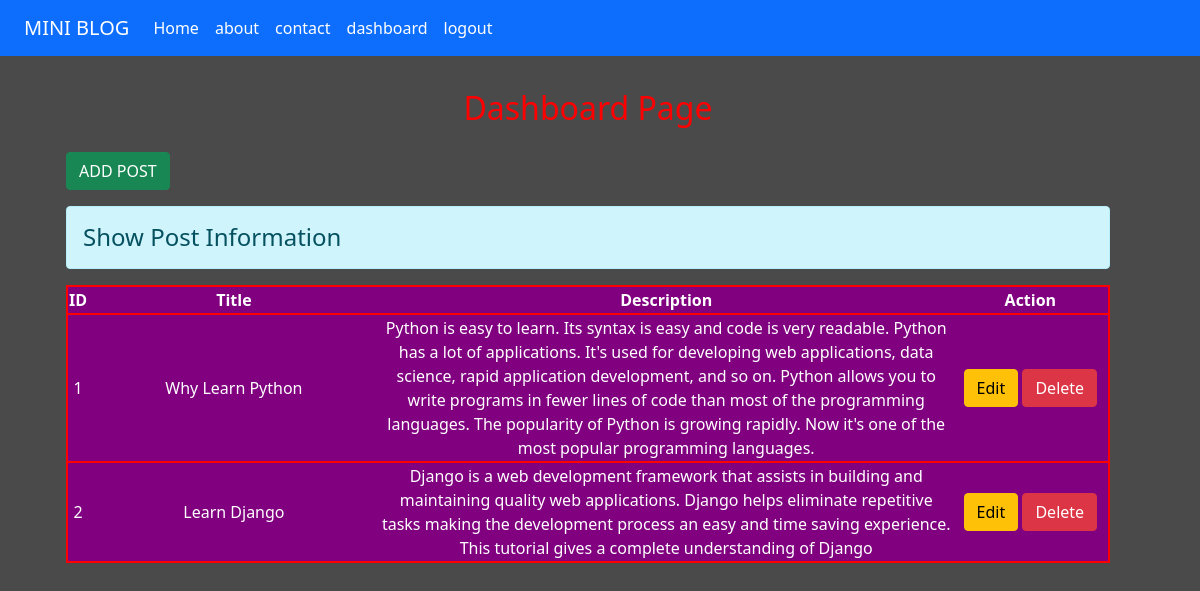
The page /dashboard (signed in) on the database its author committed.
### blog/models.py (models this page shows, shortened)
class Post(models.Model):
    objects = None
    title=models.CharField(max_length=150)
    desc=models.TextField()

### blog/views.py (the view)
# urls.py: path('dashboard',views.dashboard,name='dashboard'),
def dashboard(request):
    if request.user.is_authenticated:
        posts = Post.objects.all()
        return render(request, 'blog/dashboard.html', {'p': posts})
    else:
        return HttpResponseRedirect('/login')

### Templates/blog/dashboard.html (shortened to what this page needs)
{% extends 'blog/base.html' %}
{% block content %}
<div class=" col-12">
<marquee behavior="alternate" scrollamount="15 sec"> <h2 class="text-center my-2 pk alert">Dashboard Page</h2></marquee>
<a href="/addpost" class="btn btn-success " >ADD POST</a>
<h4 class="alert alert-info my-3"> Show Post Information </h4>
{% if p %}
<table class="p alert">
    <thead >
    <tr class="text-center a ">
        <th style="width:2%" class="">ID</th>
        <th style="width:28%">Title</th>
        <th style="width:55%">Description</th>
        <th style="width:15%"> Action</th>
    </tr>
    </thead>
    <tbody>
    {% for post in p %}
        <tr class="a text-center text-white">
            <td>{{post.id}}</td>
            <td>{{post.title}}</td>
            <td>{{post.desc}}</td>
            <td class="text-center">
                <a href="{% url 'updatepost' post.id %}" class="btn btn-warning">Edit</a>
                <form action="{% url 'deletepost' post.id %}" method="post" class="d-inline">
                    <input type="submit" class="btn btn-danger" value="Delete">
                </form>
            </td>
        </tr>
    {% endfor %}
    </tbody>
</table>
{% else %}
<h4 class="text-center alert alert-warning"> No Records</h4>
{% endif %}
    </div>
{% endblock content %}

### Templates/blog/base.html (shortened to what this page needs)
<!DOCTYPE html>
<html lang="en">
<head>
    {% load static %}
    <link rel="stylesheet" href="{% static 'blog/css/bootstrap.css' %}">
    <link rel="stylesheet" href="{% static 'blog/css/style.css' %}">
</head>
<body>
<div class="row">
  {% include 'blog/navbar.html' %}
</div>
<div class="container">
    <div class="row container-fluid my-2">
        {% block content %}
        {% endblock content %}
    </div>
</div>
</body>
</html>

### Templates/blog/navbar.html (shortened to what this page needs)
<div class="col-12">
<nav class="navbar navbar-expand-lg navbar-dark bg-primary">
  <div class="container-fluid">
    <a class="navbar-brand" href="#">MINI BLOG</a>
    <div class="collapse navbar-collapse" id="navbarNav">
      <ul class="navbar-nav">
        <li class="nav-item">
          <a class="nav-link active" aria-current="page" href="/">Home</a>
        </li>
        <li class="nav-item">
          <a class="nav-link active" href="/about">about</a>
        </li>
        <li class="nav-item">
          <a class="nav-link active" href="/contact">contact</a>
        </li>
        {% if request.user.is_authenticated %}
        <li class="nav-item">
          <a class="nav-link active" href="/dashboard">dashboard</a>
        </li>
        <li class="nav-item">
          <a class="nav-link active" href="/logout">logout</a>
        </li>
        {% endif %}
      </ul>
    </div>
  </div>
</nav>
</div>

### Templates/blog/base.html (style rules this page uses)
body { background-color:rgb(75,74,74); color:antiquewhite; }
.pk { color:red; }
.p { background-color:purple; }
.a { color:white; border:solid 2px red; }

### rows shown on the page
Post: id "1", title "Why Learn Python", desc "Python is easy to learn. Its syntax is easy and code is very readable. Python has a lot of applications. It's used for developing web applications, data science, rapid application development, and so on. Python allows you to write programs in fewer lines of code than most of the programming languages. The popularity of Python is growing rapidly. Now it's one of the most popular programming languages."
Post: id "2", title "Learn Django", desc "Django is a web development framework that assists in building and maintaining quality web applications. Django helps eliminate repetitive tasks making the development process an easy and time saving experience. This tutorial gives a complete understanding of Django"
